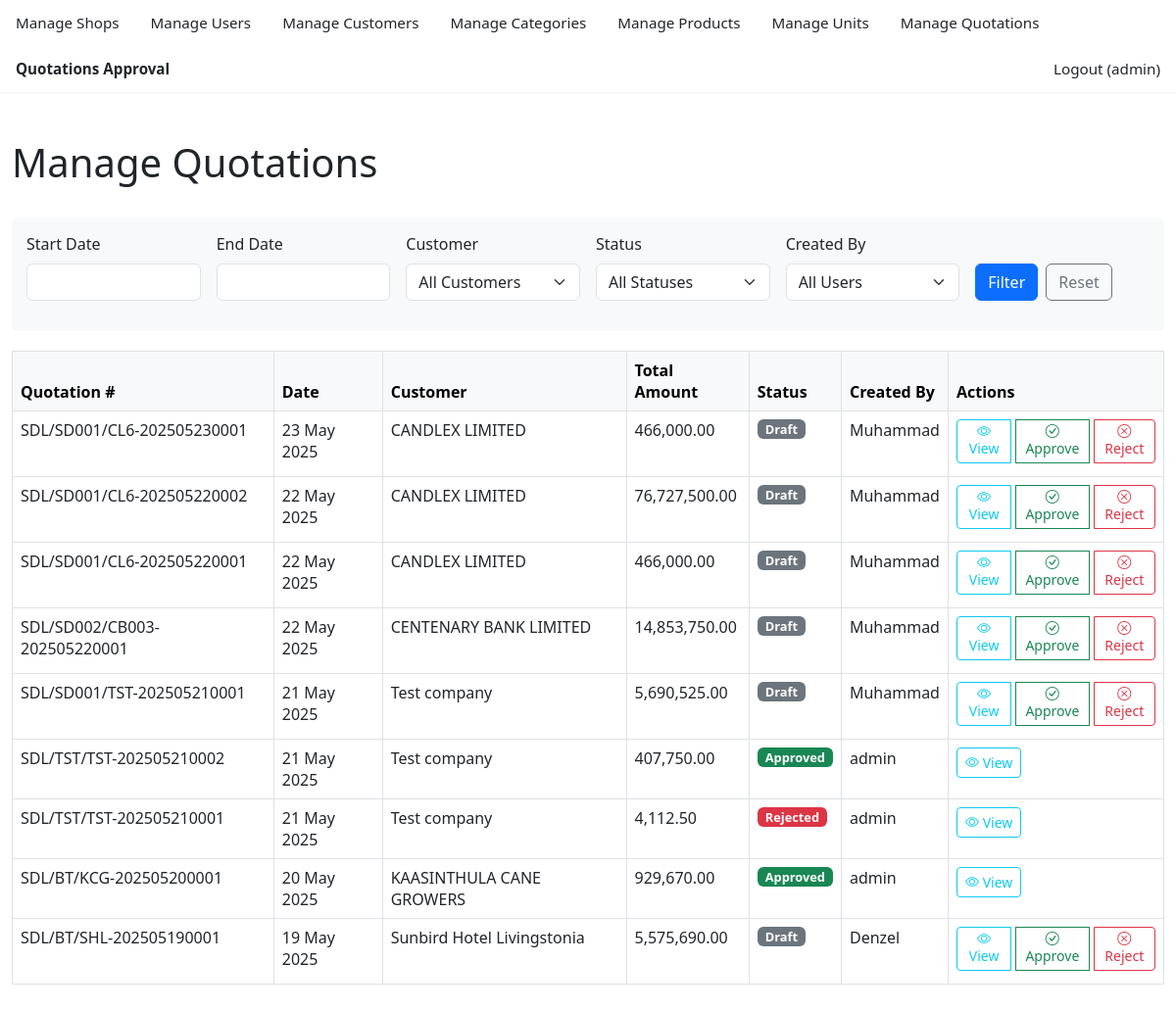
The app's page /admin/admin_manage_quotations.php (signed in) with its own data.
### tables this page shows
CREATE TABLE `quotations` (
  `id` int NOT NULL,
  `quotation_number` varchar(100) DEFAULT NULL,
  `shop_id` int DEFAULT NULL,
  `customer_id` int DEFAULT NULL,
  `customer_name_override` varchar(255) DEFAULT NULL,
  `customer_address_override` text,
  `quotation_date` date DEFAULT NULL,
  `company_tpin` varchar(50) DEFAULT NULL,
  `notes_general` text,
  `delivery_period` varchar(255) DEFAULT NULL,
  `payment_terms` varchar(255) DEFAULT NULL,
  `quotation_validity_days` int DEFAULT NULL,
  `mra_wht_note` text,
  `apply_ppda_levy` tinyint(1) DEFAULT '0',
  `ppda_levy_percentage` decimal(5,2) DEFAULT '1.00',
  `vat_percentage` decimal(5,2) DEFAULT '16.50',
  `gross_total_amount` decimal(15,2) DEFAULT NULL,
  `ppda_levy_amount` decimal(15,2) DEFAULT NULL,
  `amount_before_vat` decimal(15,2) DEFAULT NULL,
  `vat_amount` decimal(15,2) DEFAULT NULL,
  `total_net_amount` decimal(15,2) DEFAULT NULL,
  `status` varchar(20) DEFAULT 'Draft',
  `created_by_user_id` int NOT NULL,
  `updated_by_user_id` int DEFAULT NULL,
  `created_at` timestamp NULL DEFAULT CURRENT_TIMESTAMP,
  `updated_at` timestamp NULL DEFAULT CURRENT_TIMESTAMP ON UPDATE CURRENT_TIMESTAMP,
  `mra_wht_note_content` varchar(255) DEFAULT NULL,
  `approved_by_user_id` int DEFAULT NULL,
  `approval_date` datetime DEFAULT NULL,
  `admin_notes` text
);

CREATE TABLE `customers` (
  `id` int NOT NULL,
  `customer_code` varchar(10) DEFAULT NULL,
  `name` varchar(255) DEFAULT NULL,
  `address_line1` varchar(255) DEFAULT NULL,
  `address_line2` varchar(255) DEFAULT NULL,
  `city_location` varchar(255) DEFAULT NULL,
  `phone` varchar(50) DEFAULT NULL,
  `email` varchar(255) DEFAULT NULL,
  `tpin_no` varchar(50) DEFAULT NULL,
  `created_at` timestamp NULL DEFAULT CURRENT_TIMESTAMP,
  `updated_at` timestamp NULL DEFAULT CURRENT_TIMESTAMP ON UPDATE CURRENT_TIMESTAMP,
  `created_by_user_id` int NOT NULL,
  `updated_by_user_id` int DEFAULT NULL
);

CREATE TABLE `users` (
  `id` int NOT NULL,
  `username` varchar(50) NOT NULL,
  `password_hash` varchar(255) NOT NULL,
  `full_name` varchar(100) DEFAULT NULL,
  `email` varchar(191) NOT NULL,
  `role` enum('admin','manager','staff','supervisor','viewer') DEFAULT 'staff',
  `is_active` tinyint(1) DEFAULT '1',
  `last_login_at` timestamp NULL DEFAULT NULL,
  `created_at` timestamp NULL DEFAULT CURRENT_TIMESTAMP,
  `updated_at` timestamp NULL DEFAULT CURRENT_TIMESTAMP ON UPDATE CURRENT_TIMESTAMP
);

### includes/db_connect.php (called while the page is built, shortened)
<?php
class DatabaseConfig {
    public static function executeQuery(PDO $pdo, string $query, array $params = []): PDOStatement {
        try {
            $stmt = $pdo->prepare($query);
            $stmt->execute($params);
            return $stmt;
        } catch (PDOException $e) {
            self::logQueryError($query, $params, $e);
            throw $e;
        }
    }
}

### admin/admin_manage_quotations.php (the view, shortened to what this page needs)
<?php
require_once __DIR__ . '/../includes/nav.php';
require_once __DIR__ . '/../includes/db_connect.php';
$startDate = isset($_GET['start_date']) ? $_GET['start_date'] : '';
$endDate = isset($_GET['end_date']) ? $_GET['end_date'] : '';
try {
    $pdo = getDatabaseConnection();
    $query = "
        SELECT q.*, c.name AS customer_name, u.username AS created_by_username
        FROM quotations q
        LEFT JOIN customers c ON q.customer_id = c.id
        LEFT JOIN users u ON q.created_by_user_id = u.id
        WHERE 1=1
    ";
    $params = [];
    $query .= " ORDER BY q.created_at DESC";
    $stmt = DatabaseConfig::executeQuery($pdo, $query, $params);
    $quotations = $stmt->fetchAll();
} catch (PDOException $e) {
    error_log("Error in admin_manage_quotations.php: " . $e->getMessage());
    $error = "An error occurred while retrieving quotations for management.";
}
?>
<!DOCTYPE html>
<html lang="en">
<head>
    <link rel="stylesheet" href="https://cdn.jsdelivr.net/npm/bootstrap@5.3.0/dist/css/bootstrap.min.css">
    <link rel="stylesheet" href="https://cdn.jsdelivr.net/npm/bootstrap-icons@1.11.0/font/bootstrap-icons.css">
    <link rel="stylesheet" href="https://cdn.jsdelivr.net/npm/flatpickr/dist/flatpickr.min.css">
</head>
<body>
    <?php require_once __DIR__ . '/../includes/nav.php'; ?>
    <div class="container-fluid py-4">
        <div class="row mb-4">
            <div class="col-12">
                <h1>Manage Quotations</h1>
            </div>
        </div>
        <div class="row">
            <div class="col-12">
                <div class="filter-section">
                    <form method="GET" action="" class="row g-3">
                        <div class="col-md-2">
                            <label for="start_date" class="form-label">Start Date</label>
                            <input type="text" class="form-control datepicker" id="start_date" name="start_date" value="<?php echo htmlspecialchars($startDate); ?>">
                        </div>
                        <div class="col-md-2">
                            <label for="end_date" class="form-label">End Date</label>
                            <input type="text" class="form-control datepicker" id="end_date" name="end_date" value="<?php echo htmlspecialchars($endDate); ?>">
                        </div>
                        <div class="col-md-2">
                            <label for="customer_id" class="form-label">Customer</label>
                            <select class="form-select" id="customer_id" name="customer_id">
                                <option value="0">All Customers</option>
                            </select>
                        </div>
                        <div class="col-md-2">
                            <label for="status" class="form-label">Status</label>
                            <select class="form-select" id="status" name="status">
                                <option value="">All Statuses</option>
                            </select>
                        </div>
                        <div class="col-md-2">
                            <label for="created_by" class="form-label">Created By</label>
                            <select class="form-select" id="created_by" name="created_by">
                                <option value="0">All Users</option>
                            </select>
                        </div>
                        <div class="col-md-2 d-flex align-items-end">
                            <button type="submit" class="btn btn-primary">Filter</button>
                            <a href="admin_manage_quotations.php" class="btn btn-outline-secondary ms-2">Reset</a>
                        </div>
                    </form>
                </div>
            </div>
        </div>
        <div class="row">
            <div class="col-12">
                <div class="table-responsive">
                    <table class="table table-bordered table-hover">
                        <thead class="table-light">
                            <tr>
                                <th>Quotation #</th>
                                <th>Date</th>
                                <th>Customer</th>
                                <th>Total Amount</th>
                                <th>Status</th>
                                <th>Created By</th>
                                <th class="actions-column">Actions</th>
                            </tr>
                        </thead>
                        <tbody>
                            <?php if (empty($quotations)): ?>
                                <tr>
                                    <td colspan="7" class="text-center py-3">No quotations found matching your criteria.</td>
                                </tr>
                            <?php else: ?>
                                <?php foreach ($quotations as $quotation): ?>
                                    <tr id="quotation-row-<?php echo $quotation['id']; ?>">
                                        <td><?php echo htmlspecialchars($quotation['quotation_number']); ?></td>
                                        <td><?php echo date('d M Y', strtotime($quotation['quotation_date'])); ?></td>
                                        <td><?php echo htmlspecialchars($quotation['customer_name'] ?? $quotation['customer_name_override'] ?? 'N/A'); ?></td>
                                        <td><?php echo number_format($quotation['total_net_amount'], 2); ?></td>
                                        <td>
                                            <?php
                                                $statusClass = '';
                                                switch ($quotation['status']) {
                                                    case 'Draft': $statusClass = 'bg-secondary'; break;
                                                    case 'Approved': $statusClass = 'bg-success'; break;
                                                    case 'Rejected': $statusClass = 'bg-danger'; break;
                                                }
                                            ?>
                                            <span class="badge status-badge <?php echo $statusClass; ?>" id="status-badge-<?php echo $quotation['id']; ?>">
                                                <?php echo htmlspecialchars($quotation['status']); ?>
                                            </span>
                                        </td>
                                        <td><?php echo htmlspecialchars($quotation['created_by_username']); ?></td>
                                        <td class="actions-column">
                                            <div class="btn-group action-button-group" id="action-buttons-<?php echo $quotation['id']; ?>">
                                                <a href="view_quotation.php?id=<?php echo $quotation['id']; ?>" class="btn btn-sm btn-outline-info" title="View Details">
                                                    <i class="bi bi-eye"></i> View
                                                </a>
                                                <?php if (in_array($quotation['status'], ['Submitted', 'Draft'])):  ?>
                                                    <button type="button" class="btn btn-sm btn-outline-success approve-quotation"
                                                            data-quotation-id="<?php echo $quotation['id']; ?>"
                                                            data-quotation-number="<?php echo htmlspecialchars($quotation['quotation_number']); ?>"
                                                            title="Approve">
                                                        <i class="bi bi-check-circle"></i> Approve
                                                    </button>
                                                    <button type="button" class="btn btn-sm btn-outline-danger reject-quotation"
                                                            data-quotation-id="<?php echo $quotation['id']; ?>"
                                                            data-quotation-number="<?php echo htmlspecialchars($quotation['quotation_number']); ?>"
                                                            title="Reject">
                                                        <i class="bi bi-x-circle"></i> Reject
                                                    </button>
                                                <?php endif; ?>
                                            </div>
                                        </td>
                                    </tr>
                                <?php endforeach; ?>
                            <?php endif; ?>
                        </tbody>
                    </table>
                </div>
            </div>
        </div>
    </div>
</body>
</html>

### admin/admin_manage_quotations.php (style rules this page uses)
.actions-column { width: 220px; }
.filter-section { background-color: #f8f9fa; padding: 15px; border-radius: 5px; margin-bottom: 20px; }
.status-badge { font-size: 0.8rem; padding: 0.25rem 0.5rem; }
.action-button-group .btn { margin-right: 5px; margin-bottom: 5px; }
.action-button-group .btn:last-child { margin-right: 0; }

### records on screen
quotations: quotation_number "SDL/SD001/CL6-202505230001", quotation_date "23 May 2025", customer.name "CANDLEX LIMITED", total_net_amount "466,000.00", status "Draft", users.username "Muhammad"
quotations: quotation_number "SDL/SD001/CL6-202505220002", quotation_date "22 May 2025", customer.name "CANDLEX LIMITED", total_net_amount "76,727,500.00", status "Draft", users.username "Muhammad"
quotations: quotation_number "SDL/SD001/CL6-202505220001", quotation_date "22 May 2025", customer.name "CANDLEX LIMITED", total_net_amount "466,000.00", status "Draft", users.username "Muhammad"
quotations: quotation_number "SDL/SD002/CB003-202505220001", quotation_date "22 May 2025", customer.name "CENTENARY BANK LIMITED", total_net_amount "14,853,750.00", status "Draft", users.username "Muhammad"
quotations: quotation_number "SDL/SD001/TST-202505210001", quotation_date "21 May 2025", customer.name "Test company", total_net_amount "5,690,525.00", status "Draft", users.username "Muhammad"
quotations: quotation_number "SDL/TST/TST-202505210002", quotation_date "21 May 2025", customer.name "Test company", total_net_amount "407,750.00", status "Approved", users.username "admin"
quotations: quotation_number "SDL/TST/TST-202505210001", quotation_date "21 May 2025", customer.name "Test company", total_net_amount "4,112.50", status "Rejected", users.username "admin"
quotations: quotation_number "SDL/BT/KCG-202505200001", quotation_date "20 May 2025", customer.name "KAASINTHULA CANE GROWERS", total_net_amount "929,670.00", status "Approved", users.username "admin"
quotations: quotation_number "SDL/BT/SHL-202505190001", quotation_date "19 May 2025", customer.name "Sunbird Hotel Livingstonia", total_net_amount "5,575,690.00", status "Draft", users.username "Denzel"

### other values on screen
esc_nav($_SESSION['username']) "admin"
